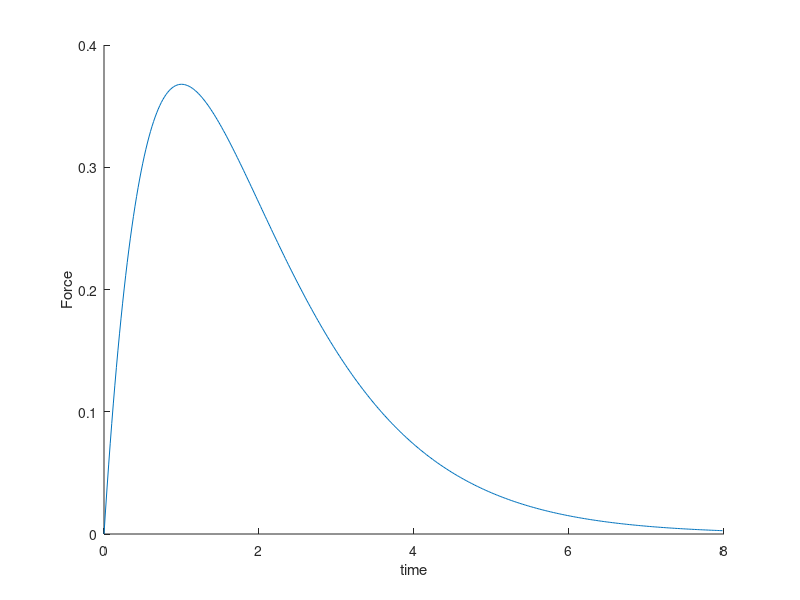

This chart was generated by the following MATLAB code:
% function SRMForce
clf; clear all;

dt = 0.02; % 20ms, tau = 1, Fmax = 0.3679, period = 9.18sec 460steps (300-400 ok)
% dt = 0.001; % 1ms, tau = 1, Fmax = 0.36788, period = 9.199sec, 9200steps
% dt = 0.001; % 1ms, tau = 0.02, Fmax = 0.0073576, period = 0.179sec, 180steps
tau = 1; % 
% tau = 0.5; % dt = 0.02, Fmax = 0.18394, period = 4.38sec, 220steps
% tau = 0.02; % dt = 0.001, Fmax = 0.0073576, period = 0.18sec, 10steps

steps = []; F = []; push = [];

tic
% for step = 1:9200
% for step = 1:460
for step = 1:400
    steps(step) = (step - 1)*dt;
    t = steps(step);
    F(step) = t*exp(-t/tau);
end

disp(['steps(end): ' num2str(steps(end)) ', F(end): ' num2str(F(end)) ', max(F): ' num2str(max(F))]);

hold on;
plot(steps,F);
ylabel('Force');
xlabel('time');
hold off;

toc